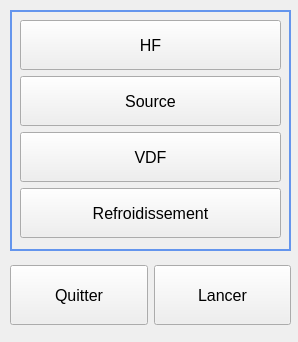
<?xml version="1.0" encoding="UTF-8"?>
<ui version="4.0">
 <class>OmronSelectionDialog</class>
 <widget class="QWidget" name="OmronSelectionDialog">
  <property name="geometry">
   <rect>
    <x>0</x>
    <y>0</y>
    <width>298</width>
    <height>342</height>
   </rect>
  </property>
  <property name="windowTitle">
   <string>Form</string>
  </property>
  <property name="styleSheet">
   <string notr="true"/>
  </property>
  <widget class="QFrame" name="frame">
   <property name="geometry">
    <rect>
     <x>10</x>
     <y>10</y>
     <width>281</width>
     <height>241</height>
    </rect>
   </property>
   <property name="styleSheet">
    <string notr="true">QFrame#frame {
border: 2px solid cornflowerblue;
}</string>
   </property>
   <property name="frameShape">
    <enum>QFrame::StyledPanel</enum>
   </property>
   <property name="frameShadow">
    <enum>QFrame::Raised</enum>
   </property>
   <widget class="QWidget" name="verticalLayoutWidget">
    <property name="geometry">
     <rect>
      <x>10</x>
      <y>10</y>
      <width>261</width>
      <height>221</height>
     </rect>
    </property>
    <layout class="QVBoxLayout" name="verticalLayout">
     <item>
      <widget class="QPushButton" name="pushButton_HF">
       <property name="minimumSize">
        <size>
         <width>50</width>
         <height>50</height>
        </size>
       </property>
       <property name="font">
        <font>
         <pointsize>12</pointsize>
        </font>
       </property>
       <property name="text">
        <string>HF</string>
       </property>
       <property name="checkable">
        <bool>true</bool>
       </property>
       <property name="autoExclusive">
        <bool>true</bool>
       </property>
      </widget>
     </item>
     <item>
      <widget class="QPushButton" name="pushButton_Source">
       <property name="minimumSize">
        <size>
         <width>50</width>
         <height>50</height>
        </size>
       </property>
       <property name="font">
        <font>
         <pointsize>12</pointsize>
        </font>
       </property>
       <property name="text">
        <string>Source</string>
       </property>
       <property name="checkable">
        <bool>true</bool>
       </property>
       <property name="autoExclusive">
        <bool>true</bool>
       </property>
      </widget>
     </item>
     <item>
      <widget class="QPushButton" name="pushButton_VDF">
       <property name="minimumSize">
        <size>
         <width>50</width>
         <height>50</height>
        </size>
       </property>
       <property name="font">
        <font>
         <pointsize>12</pointsize>
        </font>
       </property>
       <property name="text">
        <string>VDF</string>
       </property>
       <property name="checkable">
        <bool>true</bool>
       </property>
       <property name="autoExclusive">
        <bool>true</bool>
       </property>
      </widget>
     </item>
     <item>
      <widget class="QPushButton" name="pushButton_Cooling">
       <property name="minimumSize">
        <size>
         <width>50</width>
         <height>50</height>
        </size>
       </property>
       <property name="font">
        <font>
         <pointsize>12</pointsize>
        </font>
       </property>
       <property name="text">
        <string>Refroidissement</string>
       </property>
       <property name="checkable">
        <bool>true</bool>
       </property>
       <property name="autoExclusive">
        <bool>true</bool>
       </property>
      </widget>
     </item>
    </layout>
   </widget>
  </widget>
  <widget class="QWidget" name="horizontalLayoutWidget">
   <property name="geometry">
    <rect>
     <x>10</x>
     <y>260</y>
     <width>281</width>
     <height>71</height>
    </rect>
   </property>
   <layout class="QHBoxLayout" name="horizontalLayout">
    <item>
     <widget class="QPushButton" name="pushButton_quit">
      <property name="minimumSize">
       <size>
        <width>120</width>
        <height>60</height>
       </size>
      </property>
      <property name="font">
       <font>
        <pointsize>12</pointsize>
       </font>
      </property>
      <property name="text">
       <string>Quitter</string>
      </property>
     </widget>
    </item>
    <item>
     <widget class="QPushButton" name="pushButton_open">
      <property name="minimumSize">
       <size>
        <width>120</width>
        <height>60</height>
       </size>
      </property>
      <property name="font">
       <font>
        <pointsize>12</pointsize>
       </font>
      </property>
      <property name="text">
       <string>Lancer</string>
      </property>
     </widget>
    </item>
   </layout>
  </widget>
 </widget>
 <resources/>
 <connections/>
</ui>
